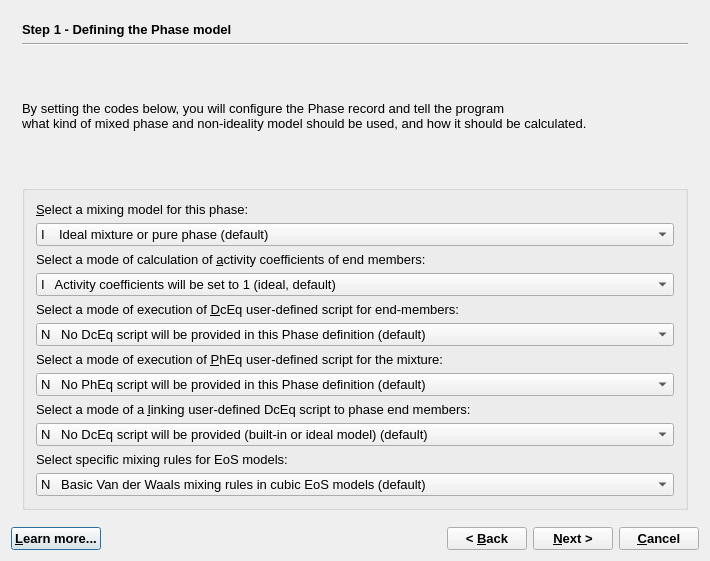
<?xml version="1.0" encoding="UTF-8"?>
<ui version="4.0">
 <class>PhaseWizardData</class>
 <widget class="QDialog" name="PhaseWizardData">
  <property name="windowModality">
   <enum>Qt::WindowModal</enum>
  </property>
  <property name="geometry">
   <rect>
    <x>0</x>
    <y>0</y>
    <width>710</width>
    <height>561</height>
   </rect>
  </property>
  <property name="font">
   <font>
    <pointsize>10</pointsize>
   </font>
  </property>
  <property name="windowTitle">
   <string>GEM-Selektor Proces</string>
  </property>
  <layout class="QVBoxLayout" name="verticalLayout_3">
   <item>
    <widget class="QStackedWidget" name="stackedWidget">
     <property name="mouseTracking">
      <bool>false</bool>
     </property>
     <property name="acceptDrops">
      <bool>false</bool>
     </property>
     <property name="autoFillBackground">
      <bool>false</bool>
     </property>
     <property name="frameShape">
      <enum>QFrame::NoFrame</enum>
     </property>
     <property name="frameShadow">
      <enum>QFrame::Plain</enum>
     </property>
     <property name="currentIndex">
      <number>0</number>
     </property>
     <widget class="QWidget" name="page">
      <layout class="QVBoxLayout" name="verticalLayout_2">
       <item>
        <widget class="QLabel" name="pageName">
         <property name="sizePolicy">
          <sizepolicy hsizetype="Preferred" vsizetype="Fixed">
           <horstretch>0</horstretch>
           <verstretch>0</verstretch>
          </sizepolicy>
         </property>
         <property name="font">
          <font>
           <weight>75</weight>
           <bold>true</bold>
          </font>
         </property>
         <property name="text">
          <string>Step 1 - Defining the Phase model</string>
         </property>
        </widget>
       </item>
       <item>
        <widget class="Line" name="line">
         <property name="orientation">
          <enum>Qt::Horizontal</enum>
         </property>
        </widget>
       </item>
       <item>
        <widget class="QLabel" name="textLabel10">
         <property name="sizePolicy">
          <sizepolicy hsizetype="Minimum" vsizetype="Minimum">
           <horstretch>0</horstretch>
           <verstretch>0</verstretch>
          </sizepolicy>
         </property>
         <property name="frameShape">
          <enum>QFrame::NoFrame</enum>
         </property>
         <property name="frameShadow">
          <enum>QFrame::Plain</enum>
         </property>
         <property name="text">
          <string>By setting the codes below, you will configure the Phase record and tell the program 
what kind of mixed phase and non-ideality model should be used, and how it should be calculated.</string>
         </property>
         <property name="textFormat">
          <enum>Qt::AutoText</enum>
         </property>
         <property name="scaledContents">
          <bool>false</bool>
         </property>
         <property name="wordWrap">
          <bool>true</bool>
         </property>
         <property name="margin">
          <number>0</number>
         </property>
         <property name="openExternalLinks">
          <bool>false</bool>
         </property>
        </widget>
       </item>
       <item>
        <widget class="QGroupBox" name="groupBox_7">
         <property name="title">
          <string/>
         </property>
         <layout class="QVBoxLayout" name="verticalLayout">
          <item>
           <widget class="QLabel" name="ModelCodeLabel">
            <property name="text">
             <string>&amp;Select a mixing model for this phase:</string>
            </property>
            <property name="alignment">
             <set>Qt::AlignBottom</set>
            </property>
            <property name="wordWrap">
             <bool>true</bool>
            </property>
            <property name="buddy">
             <cstring>ModelCode</cstring>
            </property>
           </widget>
          </item>
          <item>
           <widget class="QComboBox" name="ModelCode">
            <item>
             <property name="text">
              <string>I    Ideal mixture or pure phase (default)</string>
             </property>
            </item>
            <item>
             <property name="text">
              <string>M   Binary subregular Margules solid-solution model (built-in)</string>
             </property>
            </item>
            <item>
             <property name="text">
              <string>G   Binary Redlich-Kister solid-solution model (built-in)</string>
             </property>
            </item>
            <item>
             <property name="text">
              <string>T   Ternary regular Margules solid-solution model (built-in)</string>
             </property>
            </item>
            <item>
             <property name="text">
              <string>R   Regular multicomponent solid-solution model (built-in)</string>
             </property>
            </item>
            <item>
             <property name="text">
              <string>V   Van Laar multicomponent solid-solution model (built-in)</string>
             </property>
            </item>
            <item>
             <property name="text">
              <string>K   Redlich-Kister multicomponent solid-solution model (built-in) </string>
             </property>
            </item>
            <item>
             <property name="text">
              <string>L   NRTL multicomponent liquid solution model (built-in)</string>
             </property>
            </item>
            <item>
             <property name="text">
              <string>W  Wilson multicomponent liquid solution model (built-in)</string>
             </property>
            </item>
            <item>
             <property name="text">
              <string>F   Churakov-Gottschalk (CG) multicomponent fluid EoS model (built-in)</string>
             </property>
            </item>
            <item>
             <property name="text">
              <string>P   Peng-Robinson-Stryjek-Vera (PRSV) multicomponent fluid EoS model (built-in)</string>
             </property>
            </item>
            <item>
             <property name="text">
              <string>E   Soave-Redlich-Kwong (SRK) multicomponent fluid EoS model (built-in)</string>
             </property>
            </item>
            <item>
             <property name="text">
              <string>7   Peng-Robinson (PR78) multicomponent fluid EoS model (buil-in)</string>
             </property>
            </item>
            <item>
             <property name="text">
              <string>8   Compensated Redlich-Kwong (CORK) multicomponent fluid EoS model (built-in)</string>
             </property>
            </item>
            <item>
             <property name="text">
              <string>D   Davies equation aqueous model (built-in)</string>
             </property>
            </item>
            <item>
             <property name="text">
              <string>H   Extended Debye-Hueckel aqueous model (Helgeson), common a0 (built-in)</string>
             </property>
            </item>
            <item>
             <property name="text">
              <string>Y   Extended Debye-Hueckel aqueous model (Shvarov), common a0 (built-in)</string>
             </property>
            </item>
            <item>
             <property name="text">
              <string>3   Extended Debye-Hueckel aqueous model (Karpov), individual a0 (built-in)</string>
             </property>
            </item>
            <item>
             <property name="text">
              <string>2   Debye-Hueckel aqueous model (2-term) individual a0 (built-in)</string>
             </property>
            </item>
            <item>
             <property name="text">
              <string>1   Debye-Hueckel limiting law aqueous model (built-in)</string>
             </property>
            </item>
            <item>
             <property name="text">
              <string>S   SIT multicomponent aqueous model (NEA TDB version, built-in)</string>
             </property>
            </item>
            <item>
             <property name="text">
              <string>Q   Extended UNIQAC multicomponent aqueous model (built-in)</string>
             </property>
            </item>
            <item>
             <property name="text">
              <string>Z   Pitzer multicomponent aqueous model (built-in)</string>
             </property>
            </item>
            <item>
             <property name="text">
              <string>A   Adsorption, SACT and EDL models (built-in)</string>
             </property>
            </item>
            <item>
             <property name="text">
              <string>O   Other non-ideal model (built-in, selected by phase name)</string>
             </property>
            </item>
            <item>
             <property name="text">
              <string>U   Other non-ideal mixing model (user-defined scripts)</string>
             </property>
            </item>
            <item>
             <property name="text">
              <string>N   No mixing (pure or single-component phase)</string>
             </property>
            </item>
           </widget>
          </item>
          <item>
           <widget class="QLabel" name="AC_modeLabel">
            <property name="frameShape">
             <enum>QFrame::NoFrame</enum>
            </property>
            <property name="frameShadow">
             <enum>QFrame::Plain</enum>
            </property>
            <property name="text">
             <string>Select a mode of calculation of &amp;activity coefficients of end members:</string>
            </property>
            <property name="alignment">
             <set>Qt::AlignBottom</set>
            </property>
            <property name="wordWrap">
             <bool>true</bool>
            </property>
            <property name="buddy">
             <cstring>AC_modeCode</cstring>
            </property>
           </widget>
          </item>
          <item>
           <widget class="QComboBox" name="AC_modeCode">
            <item>
             <property name="text">
              <string>I   Activity coefficients will be set to 1 (ideal, default)</string>
             </property>
            </item>
            <item>
             <property name="text">
              <string>S   Activity coefficients will be calculated using a built-in mixing model selected above</string>
             </property>
            </item>
            <item>
             <property name="text">
              <string>N   Activity coefficients will be calculated as given in user-defined script(s)</string>
             </property>
            </item>
           </widget>
          </item>
          <item>
           <widget class="QLabel" name="DcEqModeLabel">
            <property name="text">
             <string>Select a mode of execution of &amp;DcEq user-defined script for end-members:</string>
            </property>
            <property name="alignment">
             <set>Qt::AlignVCenter</set>
            </property>
            <property name="wordWrap">
             <bool>true</bool>
            </property>
            <property name="buddy">
             <cstring>DcEqModeCode</cstring>
            </property>
           </widget>
          </item>
          <item>
           <widget class="QComboBox" name="DcEqModeCode">
            <item>
             <property name="text">
              <string>N   No DcEq script will be provided in this Phase definition (default)</string>
             </property>
            </item>
            <item>
             <property name="text">
              <string>T   DcEq script will be executed once before GEM IPM iterations</string>
             </property>
            </item>
            <item>
             <property name="text">
              <string>X    DcEq script will be executed after each GEM IPM iteration</string>
             </property>
            </item>
           </widget>
          </item>
          <item>
           <widget class="QLabel" name="PhEqModeLabel">
            <property name="text">
             <string>Select a mode of execution of &amp;PhEq user-defined script for the mixture:</string>
            </property>
            <property name="alignment">
             <set>Qt::AlignBottom</set>
            </property>
            <property name="wordWrap">
             <bool>true</bool>
            </property>
            <property name="buddy">
             <cstring>PhEqModeCode</cstring>
            </property>
           </widget>
          </item>
          <item>
           <widget class="QComboBox" name="PhEqModeCode">
            <item>
             <property name="text">
              <string>N   No PhEq script will be provided in this Phase definition (default)</string>
             </property>
            </item>
            <item>
             <property name="text">
              <string>T   PhEq script will be executed once before GEM IPM iterations</string>
             </property>
            </item>
            <item>
             <property name="text">
              <string>X    PhEq script will be executed after each GEM IPM iteration</string>
             </property>
            </item>
           </widget>
          </item>
          <item>
           <widget class="QLabel" name="DcEqLinkLabel">
            <property name="text">
             <string>Select a mode of a &amp;linking user-defined DcEq script to phase end members:</string>
            </property>
            <property name="alignment">
             <set>Qt::AlignBottom</set>
            </property>
            <property name="wordWrap">
             <bool>true</bool>
            </property>
            <property name="buddy">
             <cstring>DcEqLinkMode</cstring>
            </property>
           </widget>
          </item>
          <item>
           <widget class="QComboBox" name="DcEqLinkMode">
            <item>
             <property name="text">
              <string>N   No DcEq script will be provided (built-in or ideal model) (default)</string>
             </property>
            </item>
            <item>
             <property name="text">
              <string>U   A universal DcEq script will be applied to each end member in a loop</string>
             </property>
            </item>
            <item>
             <property name="text">
              <string>P   A private group of expressions will be executed for each end member separately</string>
             </property>
            </item>
           </widget>
          </item>
          <item>
           <widget class="QLabel" name="SCM_codeLabel">
            <property name="text">
             <string>Select specific mixing rules for EoS models:</string>
            </property>
            <property name="alignment">
             <set>Qt::AlignBottom</set>
            </property>
            <property name="wordWrap">
             <bool>true</bool>
            </property>
            <property name="buddy">
             <cstring>SCM_code</cstring>
            </property>
           </widget>
          </item>
          <item>
           <widget class="QComboBox" name="SCM_code">
            <item>
             <property name="text">
              <string>N   Basic Van der Waals mixing rules in cubic EoS models (default)</string>
             </property>
            </item>
            <item>
             <property name="text">
              <string>C    Constant one-term binary interaction parameter kij</string>
             </property>
            </item>
            <item>
             <property name="text">
              <string>T   Temperature-dependent one-term binary interaction parameter kij</string>
             </property>
            </item>
           </widget>
          </item>
         </layout>
        </widget>
       </item>
      </layout>
     </widget>
     <widget class="QWidget" name="page_2">
      <layout class="QVBoxLayout" name="verticalLayout_4">
       <item>
        <widget class="QLabel" name="label">
         <property name="sizePolicy">
          <sizepolicy hsizetype="Preferred" vsizetype="Fixed">
           <horstretch>0</horstretch>
           <verstretch>0</verstretch>
          </sizepolicy>
         </property>
         <property name="font">
          <font>
           <weight>75</weight>
           <bold>true</bold>
          </font>
         </property>
         <property name="text">
          <string>Step 2 - model-specific settings</string>
         </property>
        </widget>
       </item>
       <item>
        <widget class="Line" name="line_2">
         <property name="orientation">
          <enum>Qt::Horizontal</enum>
         </property>
        </widget>
       </item>
       <item>
        <widget class="QGroupBox" name="groupBox_2">
         <property name="sizePolicy">
          <sizepolicy hsizetype="Preferred" vsizetype="Preferred">
           <horstretch>0</horstretch>
           <verstretch>0</verstretch>
          </sizepolicy>
         </property>
         <property name="title">
          <string>Optional dimensions to set when built-in functions or scripts for the mixing model shall be used </string>
         </property>
         <layout class="QGridLayout" name="gridLayout">
          <item row="0" column="0" colspan="2">
           <widget class="QLabel" name="textLabel2">
            <property name="text">
             <string>Attention! ForTSolMod built-in mixing models that use dc_cf and/or ipxT, pc_cf data objects, the appropriate dimensions will usually be allocated automatically. Otherwise, the array will be allocated only if all its dimensions are not zeros. </string>
            </property>
            <property name="alignment">
             <set>Qt::AlignVCenter</set>
            </property>
            <property name="wordWrap">
             <bool>true</bool>
            </property>
           </widget>
          </item>
          <item row="1" column="0">
           <widget class="QSpinBox" name="spinBox_dc_sc_M">
            <property name="sizePolicy">
             <sizepolicy hsizetype="Fixed" vsizetype="Fixed">
              <horstretch>0</horstretch>
              <verstretch>0</verstretch>
             </sizepolicy>
            </property>
            <property name="minimumSize">
             <size>
              <width>50</width>
              <height>0</height>
             </size>
            </property>
           </widget>
          </item>
          <item row="1" column="1">
           <widget class="QLabel" name="textLabel1">
            <property name="text">
             <string> &amp;dc_cf array: number of columns (coefficients per phase end member).</string>
            </property>
            <property name="alignment">
             <set>Qt::AlignVCenter</set>
            </property>
            <property name="wordWrap">
             <bool>true</bool>
            </property>
            <property name="buddy">
             <cstring>spinBox_dc_sc_M</cstring>
            </property>
           </widget>
          </item>
          <item row="2" column="0">
           <widget class="QSpinBox" name="spinBox_ph_cf_N">
            <property name="sizePolicy">
             <sizepolicy hsizetype="Fixed" vsizetype="Fixed">
              <horstretch>0</horstretch>
              <verstretch>0</verstretch>
             </sizepolicy>
            </property>
            <property name="minimumSize">
             <size>
              <width>50</width>
              <height>0</height>
             </size>
            </property>
            <property name="maximum">
             <number>999</number>
            </property>
           </widget>
          </item>
          <item row="2" column="1">
           <widget class="QLabel" name="textLabel1_3">
            <property name="text">
             <string>ipxT and &amp;ph_cf arrays: number of rows (interaction parameters) for the non-ideal mixing model.</string>
            </property>
            <property name="alignment">
             <set>Qt::AlignVCenter</set>
            </property>
            <property name="wordWrap">
             <bool>true</bool>
            </property>
            <property name="buddy">
             <cstring>spinBox_ph_cf_N</cstring>
            </property>
           </widget>
          </item>
          <item row="3" column="0">
           <widget class="QSpinBox" name="spinBox_ph_px_M">
            <property name="sizePolicy">
             <sizepolicy hsizetype="Fixed" vsizetype="Fixed">
              <horstretch>0</horstretch>
              <verstretch>0</verstretch>
             </sizepolicy>
            </property>
            <property name="minimumSize">
             <size>
              <width>50</width>
              <height>0</height>
             </size>
            </property>
           </widget>
          </item>
          <item row="3" column="1">
           <widget class="QLabel" name="textLabel1_2">
            <property name="text">
             <string>&amp;ipxT array for indexation of interaction parameters: set here the maximum order of a parameter (e.g. 3 if binary and ternary parameters will be used).</string>
            </property>
            <property name="alignment">
             <set>Qt::AlignVCenter</set>
            </property>
            <property name="wordWrap">
             <bool>true</bool>
            </property>
            <property name="buddy">
             <cstring>spinBox_ph_px_M</cstring>
            </property>
           </widget>
          </item>
          <item row="4" column="0">
           <widget class="QSpinBox" name="spinBox_ph_cf_M">
            <property name="sizePolicy">
             <sizepolicy hsizetype="Fixed" vsizetype="Fixed">
              <horstretch>0</horstretch>
              <verstretch>0</verstretch>
             </sizepolicy>
            </property>
            <property name="minimumSize">
             <size>
              <width>50</width>
              <height>0</height>
             </size>
            </property>
           </widget>
          </item>
          <item row="4" column="1">
           <widget class="QLabel" name="textLabel1_3_2">
            <property name="text">
             <string>ph_c&amp;f array of interaction parameter coefficients: number of columns (max. number of coefficients per parameter).</string>
            </property>
            <property name="alignment">
             <set>Qt::AlignVCenter</set>
            </property>
            <property name="wordWrap">
             <bool>true</bool>
            </property>
            <property name="buddy">
             <cstring>spinBox_ph_cf_M</cstring>
            </property>
           </widget>
          </item>
         </layout>
        </widget>
       </item>
       <item>
        <widget class="QGroupBox" name="groupBox">
         <property name="title">
          <string>Set items in this box only if this is a sorption phase  </string>
         </property>
         <layout class="QGridLayout" name="gridLayout_2">
          <item row="0" column="0" colspan="5">
           <widget class="QCheckBox" name="checkBoxSorption">
            <property name="text">
             <string>Check if surface complexation will be considered in this (sorption) phase</string>
            </property>
           </widget>
          </item>
          <item row="1" column="0">
           <widget class="QSpinBox" name="spinBox_SurTypes_N">
            <property name="sizePolicy">
             <sizepolicy hsizetype="Fixed" vsizetype="Fixed">
              <horstretch>0</horstretch>
              <verstretch>0</verstretch>
             </sizepolicy>
            </property>
            <property name="minimumSize">
             <size>
              <width>0</width>
              <height>0</height>
             </size>
            </property>
            <property name="maximum">
             <number>6</number>
            </property>
           </widget>
          </item>
          <item row="1" column="1" colspan="4">
           <widget class="QLabel" name="textLabel3">
            <property name="text">
             <string>Set the number of surface types (minimum 1, maximum 6) to allocate surface complexes</string>
            </property>
            <property name="wordWrap">
             <bool>false</bool>
            </property>
           </widget>
          </item>
          <item row="2" column="0" colspan="2">
           <widget class="QLineEdit" name="lineEdit_surfArea">
            <property name="sizePolicy">
             <sizepolicy hsizetype="Fixed" vsizetype="Fixed">
              <horstretch>0</horstretch>
              <verstretch>0</verstretch>
             </sizepolicy>
            </property>
            <property name="minimumSize">
             <size>
              <width>0</width>
              <height>0</height>
             </size>
            </property>
           </widget>
          </item>
          <item row="2" column="2">
           <widget class="QLabel" name="textLabel4">
            <property name="text">
             <string>Enter here the specific surface area A of the sorbent (in m2 per gram), A&gt;0</string>
            </property>
            <property name="wordWrap">
             <bool>false</bool>
            </property>
           </widget>
          </item>
         </layout>
        </widget>
       </item>
      </layout>
     </widget>
     <widget class="QWidget" name="page_4">
      <layout class="QVBoxLayout" name="verticalLayout_6">
       <item>
        <widget class="QLabel" name="label_3">
         <property name="sizePolicy">
          <sizepolicy hsizetype="Preferred" vsizetype="Fixed">
           <horstretch>0</horstretch>
           <verstretch>0</verstretch>
          </sizepolicy>
         </property>
         <property name="font">
          <font>
           <weight>75</weight>
           <bold>true</bold>
          </font>
         </property>
         <property name="text">
          <string>Step 3 - Useful hints</string>
         </property>
        </widget>
       </item>
       <item>
        <widget class="Line" name="line_4">
         <property name="orientation">
          <enum>Qt::Horizontal</enum>
         </property>
        </widget>
       </item>
       <item>
        <widget class="QGroupBox" name="groupBox_5">
         <property name="sizePolicy">
          <sizepolicy hsizetype="Minimum" vsizetype="Minimum">
           <horstretch>0</horstretch>
           <verstretch>0</verstretch>
          </sizepolicy>
         </property>
         <property name="title">
          <string>Optional</string>
         </property>
         <layout class="QHBoxLayout" name="horizontalLayout">
          <item>
           <widget class="QSpinBox" name="spinBoxSDrefLnk">
            <property name="sizePolicy">
             <sizepolicy hsizetype="Fixed" vsizetype="Fixed">
              <horstretch>0</horstretch>
              <verstretch>0</verstretch>
             </sizepolicy>
            </property>
           </widget>
          </item>
          <item>
           <widget class="QLabel" name="textLabel5">
            <property name="sizePolicy">
             <sizepolicy hsizetype="Minimum" vsizetype="Minimum">
              <horstretch>0</horstretch>
              <verstretch>0</verstretch>
             </sizepolicy>
            </property>
            <property name="text">
             <string>&amp;Set here the number of links to SDref bibliography records (default 0)</string>
            </property>
            <property name="alignment">
             <set>Qt::AlignVCenter</set>
            </property>
            <property name="wordWrap">
             <bool>true</bool>
            </property>
            <property name="buddy">
             <cstring>spinBoxSDrefLnk</cstring>
            </property>
           </widget>
          </item>
         </layout>
        </widget>
       </item>
       <item>
        <widget class="QGroupBox" name="groupBox_6">
         <property name="title">
          <string>What will happen after you click &quot;Finish&quot;</string>
         </property>
         <layout class="QVBoxLayout" name="verticalLayout_5">
          <item>
           <widget class="QLabel" name="textLabel13">
            <property name="text">
             <string>(1) The program will display a list of available ReacDC records; mark those to be the phase components (end-members). Proceed with selection of other components from the list of DComp records. At least one species (for a pure phase; two for a solution phase) must be marked.</string>
            </property>
            <property name="alignment">
             <set>Qt::AlignVCenter</set>
            </property>
            <property name="wordWrap">
             <bool>true</bool>
            </property>
           </widget>
          </item>
          <item>
           <widget class="QLabel" name="textLabel12">
            <property name="text">
             <string>(2) In Page 1, fill out PhName and PhNote lines. You may need to enter numbers in DisPar array, DcEq and/or PhEq math scripts, or numbers in ipxT, ph_cf, dc_cf arrays on Pages 2 and 3.</string>
            </property>
            <property name="alignment">
             <set>Qt::AlignVCenter</set>
            </property>
            <property name="wordWrap">
             <bool>true</bool>
            </property>
           </widget>
          </item>
          <item>
           <widget class="QLabel" name="textLabel14">
            <property name="text">
             <string>(3) Click on the 'Calculate' toolbar button: necessary data and codes will be collected from ReacDC and/or DComp records. Check the PhDCC column on Page 1 and enter there correct codes (e.g. T for H+; W for H2O-solvent). In the case of sorption phase, fill out data objects on Pages 1 and 3. Save the Phase record to database.</string>
            </property>
            <property name="alignment">
             <set>Qt::AlignVCenter</set>
            </property>
            <property name="wordWrap">
             <bool>true</bool>
            </property>
           </widget>
          </item>
         </layout>
        </widget>
       </item>
      </layout>
     </widget>
    </widget>
   </item>
   <item>
    <layout class="QHBoxLayout">
     <item>
      <widget class="QPushButton" name="pHelp">
       <property name="font">
        <font>
         <weight>75</weight>
         <bold>true</bold>
        </font>
       </property>
       <property name="text">
        <string>&amp;Learn more...</string>
       </property>
       <property name="shortcut">
        <string>F1</string>
       </property>
      </widget>
     </item>
     <item>
      <spacer>
       <property name="orientation">
        <enum>Qt::Horizontal</enum>
       </property>
       <property name="sizeHint" stdset="0">
        <size>
         <width>40</width>
         <height>20</height>
        </size>
       </property>
      </spacer>
     </item>
     <item>
      <widget class="QPushButton" name="pBack">
       <property name="font">
        <font>
         <weight>75</weight>
         <bold>true</bold>
        </font>
       </property>
       <property name="text">
        <string>&lt; &amp;Back</string>
       </property>
      </widget>
     </item>
     <item>
      <widget class="QPushButton" name="pNext">
       <property name="font">
        <font>
         <weight>75</weight>
         <bold>true</bold>
        </font>
       </property>
       <property name="text">
        <string>&amp;Next &gt;</string>
       </property>
      </widget>
     </item>
     <item>
      <widget class="QPushButton" name="pCancel">
       <property name="font">
        <font>
         <weight>75</weight>
         <bold>true</bold>
        </font>
       </property>
       <property name="text">
        <string>&amp;Cancel</string>
       </property>
      </widget>
     </item>
    </layout>
   </item>
  </layout>
 </widget>
 <layoutdefault spacing="6" margin="11"/>
 <tabstops>
  <tabstop>ModelCode</tabstop>
  <tabstop>AC_modeCode</tabstop>
  <tabstop>DcEqModeCode</tabstop>
  <tabstop>PhEqModeCode</tabstop>
  <tabstop>DcEqLinkMode</tabstop>
  <tabstop>SCM_code</tabstop>
  <tabstop>spinBox_dc_sc_M</tabstop>
  <tabstop>spinBox_ph_cf_N</tabstop>
  <tabstop>spinBox_ph_px_M</tabstop>
  <tabstop>spinBox_ph_cf_M</tabstop>
  <tabstop>checkBoxSorption</tabstop>
  <tabstop>spinBox_SurTypes_N</tabstop>
  <tabstop>lineEdit_surfArea</tabstop>
  <tabstop>spinBoxSDrefLnk</tabstop>
  <tabstop>pHelp</tabstop>
  <tabstop>pBack</tabstop>
  <tabstop>pNext</tabstop>
  <tabstop>pCancel</tabstop>
 </tabstops>
 <resources/>
 <connections>
  <connection>
   <sender>pCancel</sender>
   <signal>clicked()</signal>
   <receiver>PhaseWizardData</receiver>
   <slot>reject()</slot>
   <hints>
    <hint type="sourcelabel">
     <x>587</x>
     <y>518</y>
    </hint>
    <hint type="destinationlabel">
     <x>317</x>
     <y>270</y>
    </hint>
   </hints>
  </connection>
 </connections>
</ui>
